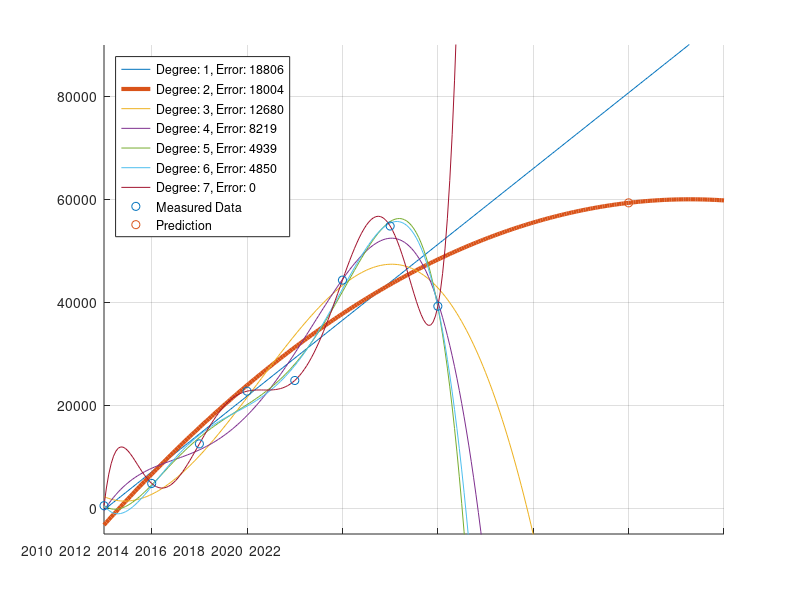
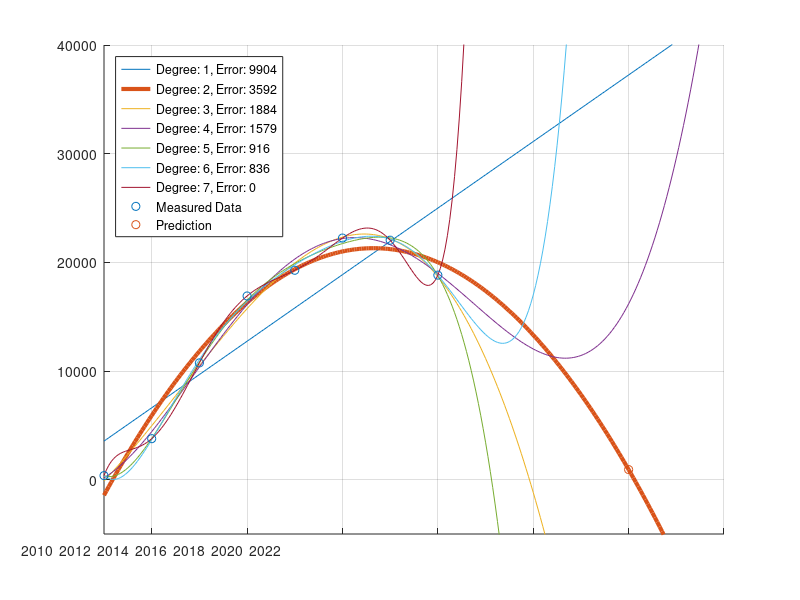

Source code (MATLAB) for these figures, in order:
% COSE281 ENGINEERING MATHEMATICS 2019 ASSIGNMENT 4 PROBLEM #1
% STUDENT IDs: 2015320143, 2016320128, 2018320250
% 
% kickstarter.m fits the given data about the number of funded and 
% non-funded projects on Kickstarter from 2009 to 2016 with polynomials 
% from degree 1 until 7 using the Vandermonde method and plots the measured 
% data points.

% clear the workspace, close all figures and clear the output window 
% of Matlab
close all
clear all
clc

% define the number of funded and non-funded projects on Kickstarter from 
% 2009 to 2016 as row vectors
nonfunded = [501 4825 12516 22749 24823 44325 54831 39251];
funded = [373 3772 10746 16903 19271 22233 22036 18823];

% define range of years to plot
years = [2009 2022];


%% Create figure for non-funded projects
% set figure properties
figure('Name', 'Question 1: Non-funded Projects', 'Position', [100 100 600 500])
grid on
xlim(years), ylim([-5000 90000])

% set the x-axis values to corresponding years
xticklabels({years(1) + 1 : 2 : years(2) + 1})
hold on

% preallocate err, the SSE for each degree
err = zeros(7, 1);

% fit the data with polynomials from degree 1 to 7 using the Vandermonde
% method
for i = 1 : 7
    
    % create A, the Vandermonde matrix
    A = [0 : 7]' .^ [0 : i];
    
    % solve for coefficients
    coeff = A \ nonfunded';
    
    % calculate the y-values of the polynomial
    y = [0 : 0.05 : years(2) - years(1)]' .^ [0 : i] * coeff;
    
    % calculate errors to measure fit quality
    err(i) = norm(A * coeff - nonfunded');
    
    % plot the polynomial; make the curve of the quadratic model thicker
    if i == 2
        plot([years(1) : 0.05 : years(2)], y, 'linewidth', 3, 'displayname', sprintf('Degree: %d, Error: %.0f', i, err(i)))
    else
        plot([years(1) : 0.05 : years(2)], y, 'linewidth', 0.5, 'displayname', sprintf('Degree: %d, Error: %.0f', i, err(i)))
    end
end

% plot the measured data points for non-funded projects
scatter([years(1) : length(nonfunded) + years(1) - 1]', [nonfunded]', 'displayname', 'Measured Data');

% predict the number of non-funded projects in 2020 using the model of
% polynomial degree 2 
N = [0 : 7]' .^ [0 : 2];
n_coeff = N \ nonfunded';
n_pred = [1 (2020 - years(1)) (2020 - years(1)) ^ 2] * n_coeff;

%plot prediction for the number of non-funded projects in 2020
scatter(2020, n_pred, 'displayname', 'Prediction');

% set legend position
legend('location', 'northwest');


%% Create figure for funded projects
% set figure properties
figure('Name', 'Question 1: Funded Projects', 'Position', [730 100 600 500])
grid on
xlim(years), ylim([-5000 40000])

% set the x-axis values to corresponding years
xticklabels({years(1) + 1 : 2 : years(2) + 1})
hold on

% fit the data with polynomials from degree 1 to 7 using the Vandermonde
% method
for i = 1 : 7
    
    % create A, the Vandermonde matrix
    A = [0 : 7]' .^ [0 : i];
    
    % solve for coefficients
    coeff = A \ funded';
    
    % calculate the y-values of the polynomial
    y = [0 : 0.05 : years(2) - years(1)]' .^ [0 : i] * coeff;
    
    % calculate errors to measure fit quality
    err(i) = norm(A * coeff - funded');
    
    % plot the polynomial; make the curve of the quadratic model thicker
    if i == 2
        plot([years(1) : 0.05 : years(2)], y, 'linewidth', 3, 'displayname', sprintf('Degree: %d, Error: %.0f', i, err(i)))
    else
        plot([years(1) : 0.05 : years(2)], y, 'linewidth', 0.5, 'displayname', sprintf('Degree: %d, Error: %.0f', i, err(i)))
    end
end

% plot the measured data points for funded projects
scatter([years(1) : length(funded) + years(1) - 1]', [funded]', 'displayname', 'Measured Data');

% predict the number of funded projects in 2020 using the model of
% polynomial degree 4
F = [0 : 7]' .^ [0 : 4];
f_coeff = N \ funded';
f_pred = [1 (2020 - years(1)) (2020 - years(1)) ^ 2] * f_coeff;

%plot prediction for the number of funded projects in 2020
scatter(2020, f_pred, 'displayname', 'Prediction');

% set legend position
legend('location', 'northwest');

%% Questions)
%     Which of the models do you think fits the data best for each of the
%     two datasets? Do the degrees differ for the two datasets? Why would
%     they? Why would they not?
%     Using your model as a predictor model, how many projects will be
%     funded and non-funded in 2020?
%
%  Answer)
%     For non-funded projects, the quadratic model seems to "fit" the data
%     best. While the seventh-degree polynomial model has the best fit
%     quality overall, it shows signs of over-fitting, which indicates low
%     generalisability. Polynomial regression models of degrees 3 to 6 
%     show an overly drastic decrease in the number of non-funded projects
%     based on a single drop in the number of non-funded projects in 2016.
%     
%     On the other hand, a quartic model appears to "fit" the data the best
%     for funded projects. Polynomial models of other degrees predict
%     either excessive growth or excessive decrease, whereas the quartic
%     model follows the trend closely without extreme fluctuation.
%     
%     More data may be required to make accurate predictions, especially
%     for future years, since predictions for the future in general
%     necessarily require extrapolation beyond the range of data. Hence,
%     the models should not be used to predict the number of funded and
%     non-funded projects far off into the future. This is partially why
%     the quartic model was chosen for the number of funded projects, since
%     the given data does not justify a sudden demise of funded Kickstarter
%     projects past 2020 as predicted by the quadratic model where the rate
%     of decrease increases rapidly beyond the range of the data, in
%     addition to the fact that the quartic model shows less fluctutation
%     and has less errors.
%     
%     The two degrees are different as the two sets of data are not
%     directly related, since the number of non-funded projects can change
%     in a different way from the number of funded projects as the barrier
%     of entry in creating a project is low and non-funded projects need
%     not fulfil the general conditions necessary in creating a funded
%     project. In other words, the means by which non-funded projects and
%     funded projects are produced can be wildly dissimilar. Hence, they
%     need not be the same and the data were used to pick an appropriate
%     model for each of them.